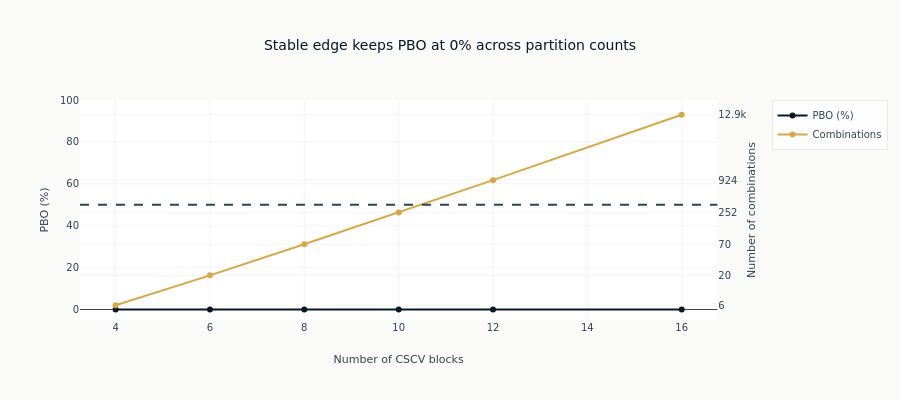

This figure's notebook cell:
### Code cell
# Visualize PBO sensitivity to the CSCV partition count.
fig = make_subplots(specs=[[{"secondary_y": True}]])
fig.add_trace(
    go.Scatter(
        x=pbo_blocks_df["n_blocks"].to_list(),
        y=(pbo_blocks_df["pbo"] * 100).to_list(),
        name="PBO (%)",
        mode="lines+markers",
        line={"color": COLORS["blue"]},
    ),
    secondary_y=False,
)

fig.add_trace(
    go.Scatter(
        x=pbo_blocks_df["n_blocks"].to_list(),
        y=pbo_blocks_df["n_combinations"].to_list(),
        name="Combinations",
        mode="lines+markers",
        line={"color": COLORS["amber"]},
    ),
    secondary_y=True,
)

fig.update_layout(
    title="Stable edge keeps PBO at 0% across partition counts",
    xaxis_title="Number of CSCV blocks",
    height=400,
)
fig.add_hline(y=50, line_dash="dash", line_color=COLORS["neutral"], secondary_y=False)
fig.update_yaxes(title_text="PBO (%)", range=[-5, 100], secondary_y=False)
fig.update_yaxes(
    title_text="Number of combinations",
    type="log",
    tickmode="array",
    tickvals=pbo_blocks_df["n_combinations"].to_list(),
    ticktext=["6", "20", "70", "252", "924", "12.9k"],
    secondary_y=True,
)
fig.show()

### Figure 1 — Plotly figure (JSON) as saved in the notebook; plotly's stock layout.template omitted (floating-point values rounded to 4 significant figures)
{"data": [{"line": {"color": "#0a1628"}, "mode": "lines+markers", "name": "PBO (%)", "type": "scatter", "x": [4, 6, 8, 10, 12, 16], "xaxis": "x", "y": [0.0, 0.0, 0.0, 0.0, 0.0, 0.0], "yaxis": "y"}, {"line": {"color": "#D4A84B"}, "mode": "lines+markers", "name": "Combinations", "type": "scatter", "x": [4, 6, 8, 10, 12, 16], "xaxis": "x", "y": [6, 20, 70, 252, 924, 12870], "yaxis": "y2"}], "layout": {"height": 400, "shapes": [{"line": {"color": "#334155", "dash": "dash"}, "type": "line", "x0": 0, "x1": 1, "xref": "x domain", "y0": 50, "y1": 50, "yref": "y"}], "title": {"text": "Stable edge keeps PBO at 0% across partition counts"}, "xaxis": {"anchor": "y", "domain": [0.0, 0.94], "title": {"text": "Number of CSCV blocks"}}, "yaxis": {"anchor": "x", "domain": [0.0, 1.0], "range": [-5, 100], "title": {"text": "PBO (%)"}}, "yaxis2": {"anchor": "x", "overlaying": "y", "side": "right", "tickmode": "array", "ticktext": ["6", "20", "70", "252", "924", "12.9k"], "tickvals": [6, 20, 70, 252, 924, 12870], "title": {"text": "Number of combinations"}, "type": "log"}}}
